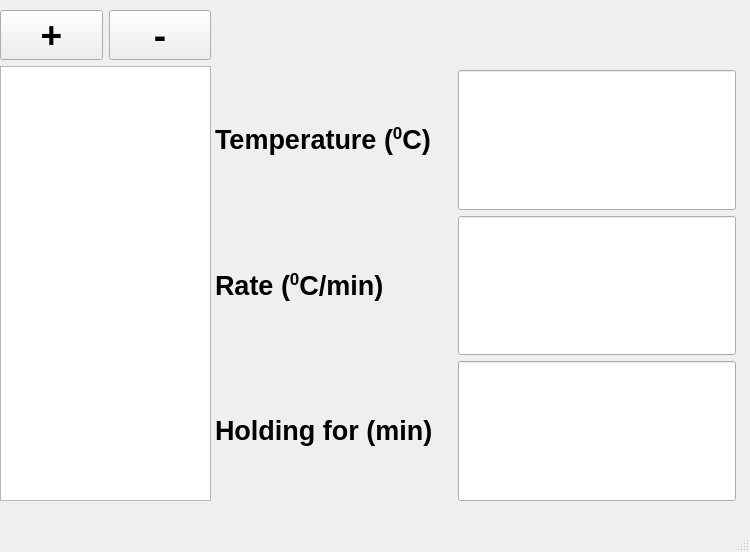
<?xml version="1.0" encoding="UTF-8"?>
<ui version="4.0">
 <class>windowBakingConditions</class>
 <widget class="QMainWindow" name="windowBakingConditions">
  <property name="geometry">
   <rect>
    <x>0</x>
    <y>0</y>
    <width>750</width>
    <height>552</height>
   </rect>
  </property>
  <property name="windowTitle">
   <string>Conditions</string>
  </property>
  <property name="iconSize">
   <size>
    <width>80</width>
    <height>80</height>
   </size>
  </property>
  <widget class="QWidget" name="centralwidget">
   <widget class="QWidget" name="">
    <property name="geometry">
     <rect>
      <x>0</x>
      <y>10</y>
      <width>211</width>
      <height>491</height>
     </rect>
    </property>
    <layout class="QVBoxLayout" name="verticalLayout">
     <item>
      <layout class="QHBoxLayout" name="horizontalLayout_4">
       <item>
        <widget class="QPushButton" name="pushButton">
         <property name="font">
          <font>
           <pointsize>28</pointsize>
           <bold>true</bold>
          </font>
         </property>
         <property name="text">
          <string>+</string>
         </property>
        </widget>
       </item>
       <item>
        <widget class="QPushButton" name="pushButton_2">
         <property name="font">
          <font>
           <pointsize>28</pointsize>
           <bold>true</bold>
          </font>
         </property>
         <property name="text">
          <string>-</string>
         </property>
        </widget>
       </item>
      </layout>
     </item>
     <item>
      <widget class="QListView" name="listView"/>
     </item>
    </layout>
   </widget>
   <widget class="QWidget" name="">
    <property name="geometry">
     <rect>
      <x>215</x>
      <y>70</y>
      <width>521</width>
      <height>431</height>
     </rect>
    </property>
    <layout class="QVBoxLayout" name="verticalLayout_2">
     <item>
      <layout class="QHBoxLayout" name="horizontalLayout">
       <item>
        <widget class="QLabel" name="label_2">
         <property name="font">
          <font>
           <pointsize>20</pointsize>
           <bold>true</bold>
          </font>
         </property>
         <property name="text">
          <string>Temperature (&lt;sup&gt;0&lt;/sup&gt;C)</string>
         </property>
        </widget>
       </item>
       <item>
        <widget class="QLineEdit" name="lineEdit_T">
         <property name="sizePolicy">
          <sizepolicy hsizetype="Preferred" vsizetype="Minimum">
           <horstretch>0</horstretch>
           <verstretch>0</verstretch>
          </sizepolicy>
         </property>
         <property name="font">
          <font>
           <pointsize>24</pointsize>
          </font>
         </property>
        </widget>
       </item>
      </layout>
     </item>
     <item>
      <layout class="QHBoxLayout" name="horizontalLayout_2">
       <item>
        <widget class="QLabel" name="label_3">
         <property name="font">
          <font>
           <pointsize>20</pointsize>
           <bold>true</bold>
          </font>
         </property>
         <property name="text">
          <string>&lt;html&gt;&lt;head/&gt;&lt;body&gt;&lt;p&gt;Rate (&lt;span style=&quot; vertical-align:super;&quot;&gt;0&lt;/span&gt;C/min)&lt;/p&gt;&lt;/body&gt;&lt;/html&gt;</string>
         </property>
        </widget>
       </item>
       <item>
        <widget class="QLineEdit" name="lineEdit_Rate">
         <property name="sizePolicy">
          <sizepolicy hsizetype="Preferred" vsizetype="Minimum">
           <horstretch>0</horstretch>
           <verstretch>0</verstretch>
          </sizepolicy>
         </property>
         <property name="font">
          <font>
           <pointsize>24</pointsize>
          </font>
         </property>
        </widget>
       </item>
      </layout>
     </item>
     <item>
      <layout class="QHBoxLayout" name="horizontalLayout_3">
       <item>
        <widget class="QLabel" name="label_4">
         <property name="font">
          <font>
           <pointsize>20</pointsize>
           <bold>true</bold>
          </font>
         </property>
         <property name="text">
          <string>&lt;html&gt;&lt;head/&gt;&lt;body&gt;&lt;p&gt;Holding for (min)&lt;/p&gt;&lt;/body&gt;&lt;/html&gt;</string>
         </property>
        </widget>
       </item>
       <item>
        <widget class="QLineEdit" name="lineEdit_Duration">
         <property name="sizePolicy">
          <sizepolicy hsizetype="Preferred" vsizetype="Minimum">
           <horstretch>0</horstretch>
           <verstretch>0</verstretch>
          </sizepolicy>
         </property>
         <property name="font">
          <font>
           <pointsize>24</pointsize>
          </font>
         </property>
        </widget>
       </item>
      </layout>
     </item>
    </layout>
   </widget>
  </widget>
  <widget class="QMenuBar" name="menubar">
   <property name="geometry">
    <rect>
     <x>0</x>
     <y>0</y>
     <width>750</width>
     <height>22</height>
    </rect>
   </property>
  </widget>
  <widget class="QStatusBar" name="statusbar"/>
  <action name="actionAddJob">
   <property name="icon">
    <iconset>
     <normaloff>../Icons/fugue-icons-3.5.6/icons/plus-button.png</normaloff>../Icons/fugue-icons-3.5.6/icons/plus-button.png</iconset>
   </property>
   <property name="text">
    <string>AddJob</string>
   </property>
   <property name="font">
    <font>
     <pointsize>28</pointsize>
    </font>
   </property>
  </action>
  <action name="actionDeleteJob">
   <property name="icon">
    <iconset>
     <normaloff>../Icons/fugue-icons-3.5.6/icons/minus-button.png</normaloff>../Icons/fugue-icons-3.5.6/icons/minus-button.png</iconset>
   </property>
   <property name="text">
    <string>DeleteJob</string>
   </property>
  </action>
 </widget>
 <resources/>
 <connections/>
</ui>
